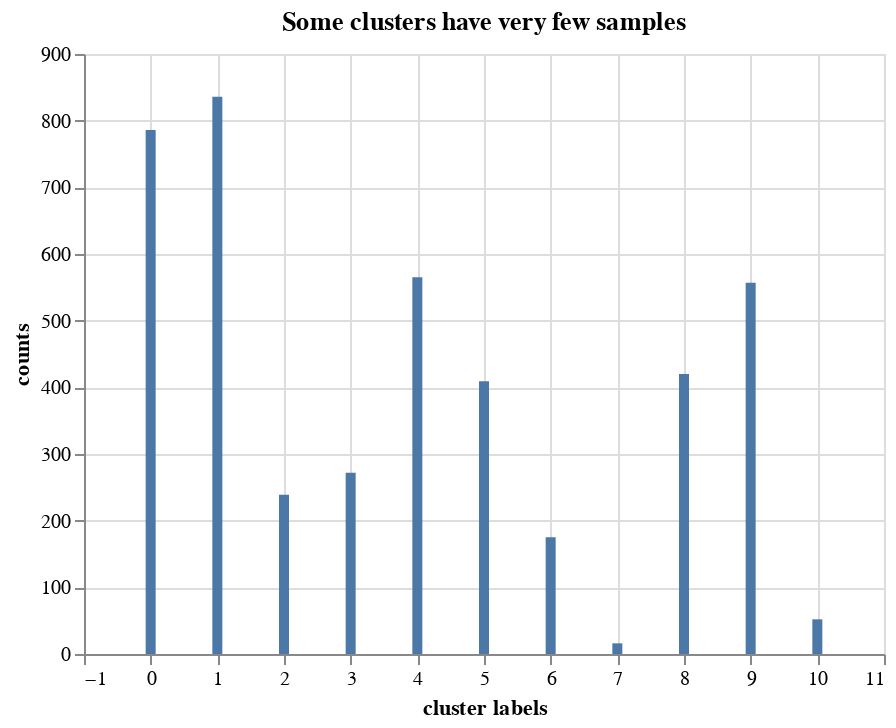

The cell this chart's notebook holds for it:
### Code cell
alt.Chart(count_df, title = "Some clusters have very few samples").mark_bar().encode(
    x = "cluster labels",
    y = "counts"
)

### Figure 1 — Vega-Lite specification as saved in the notebook (floating-point values rounded to 4 significant figures)
{"config": {"view": {"continuousWidth": 400, "continuousHeight": 300}}, "data": {"name": "data-552693b5e66481609be3939d1c354e9f"}, "mark": "bar", "encoding": {"x": {"field": "cluster labels", "type": "quantitative"}, "y": {"field": "counts", "type": "quantitative"}}, "title": "Some clusters have very few samples", "$schema": "https://vega.github.io/schema/vega-lite/v4.17.0.json", "datasets": {"data-552693b5e66481609be3939d1c354e9f": [{"cluster labels": 0, "counts": 786}, {"cluster labels": 1, "counts": 836}, {"cluster labels": 2, "counts": 239}, {"cluster labels": 3, "counts": 272}, {"cluster labels": 4, "counts": 565}, {"cluster labels": 5, "counts": 409}, {"cluster labels": 6, "counts": 175}, {"cluster labels": 7, "counts": 16}, {"cluster labels": 8, "counts": 420}, {"cluster labels": 9, "counts": 557}, {"cluster labels": 10, "counts": 52}]}}
